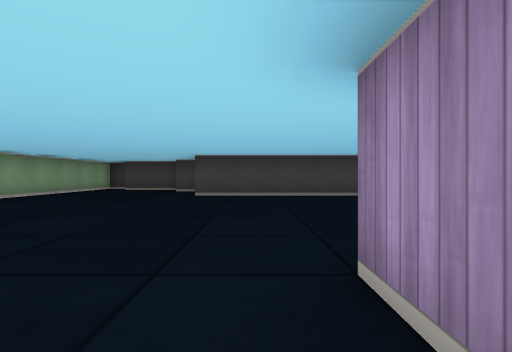
[1] (above)

22 first-person views from a walk through a cub3D level. The camera is about half as high as the walls, looks level and sees 80° across. The floor is counted in squares. Each view is taken from the middle of a square. On the plan, view 1 faces up. The plan holds only what a view shows up to about 9 squares ahead; the rest is blank.

[2]
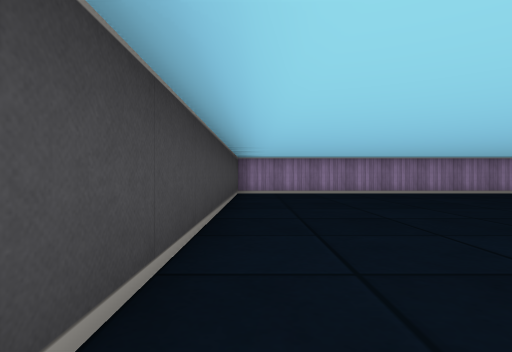

[3]
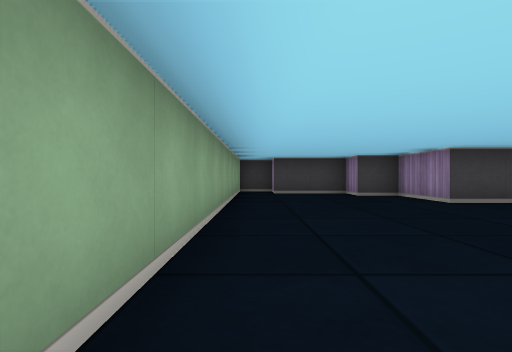

[4]
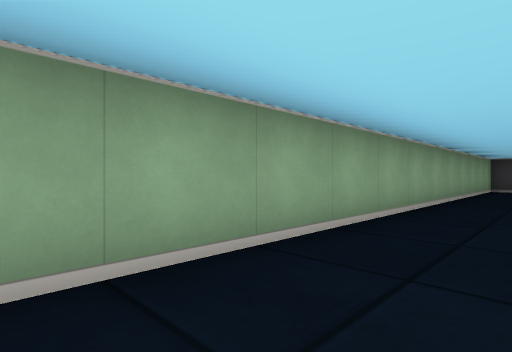

[5]
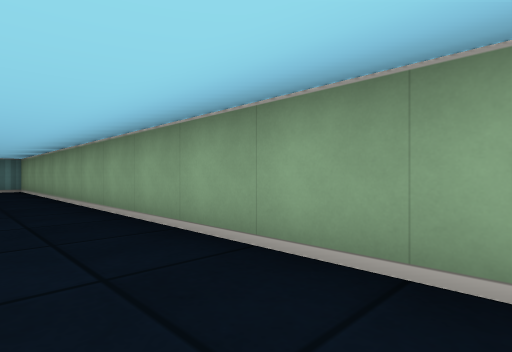

[6]
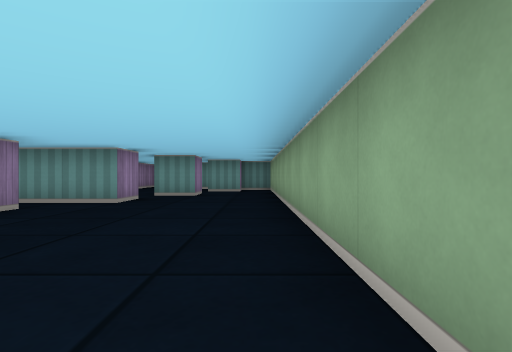

[7]
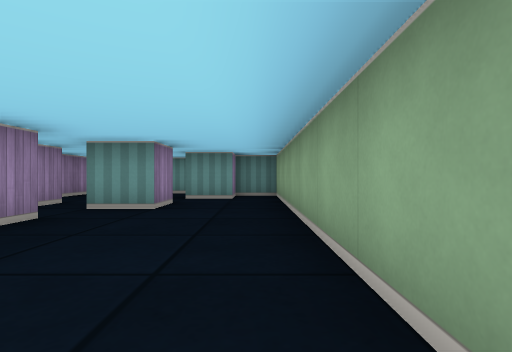

[8]
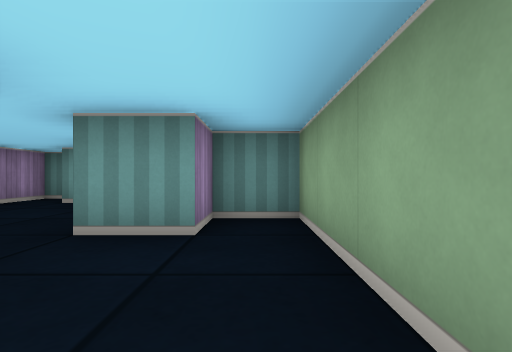

[9]
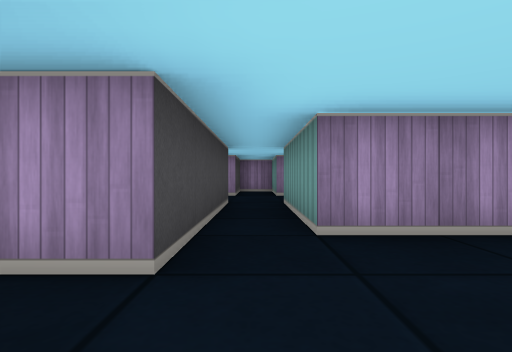

[10]
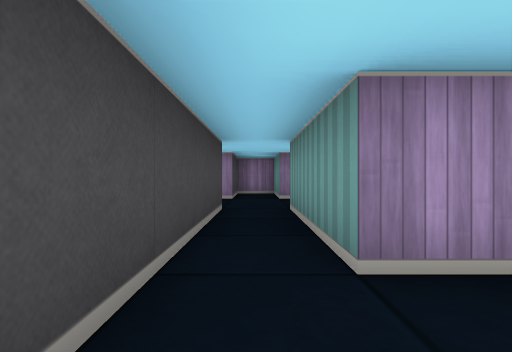

[11]
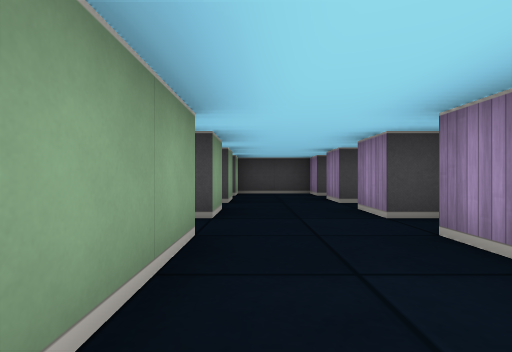

[12]
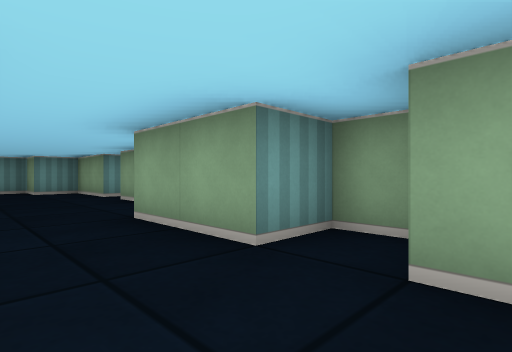

[13]
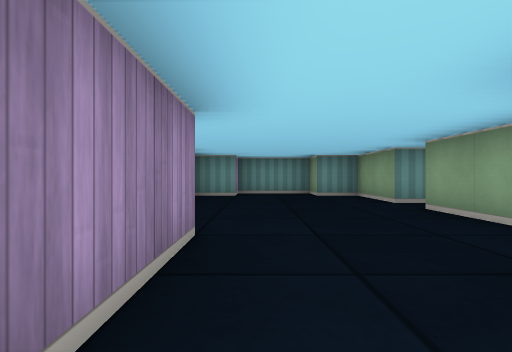

[14]
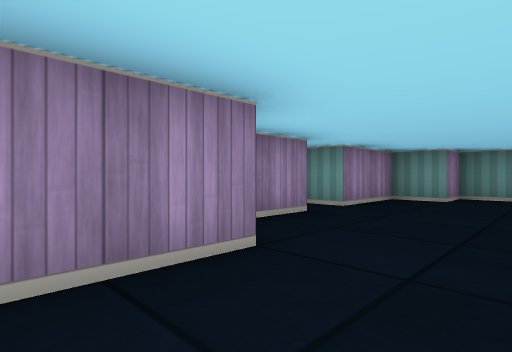

[15]
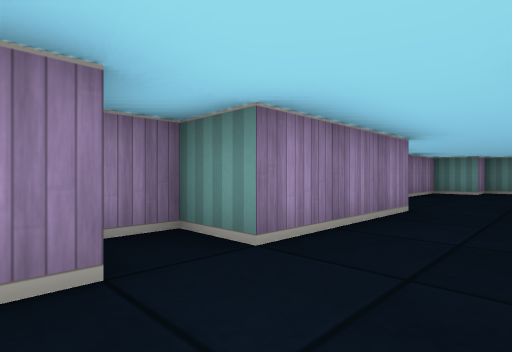

[16]
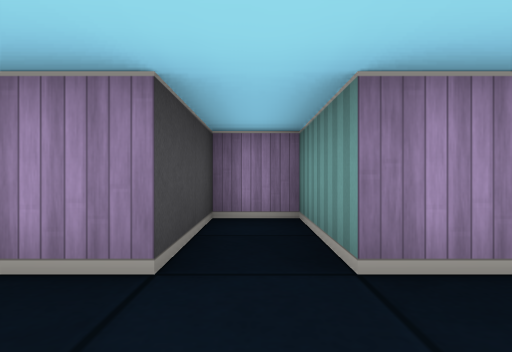

[17]
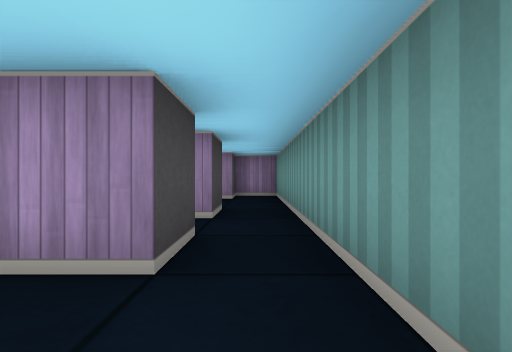

[18]
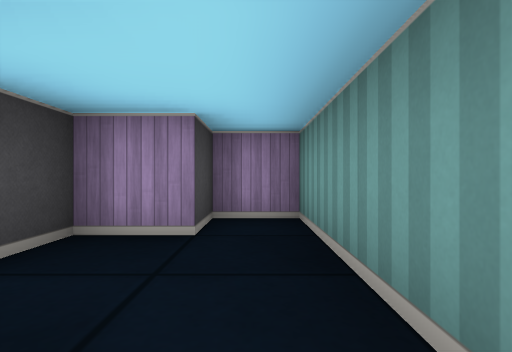

[19]
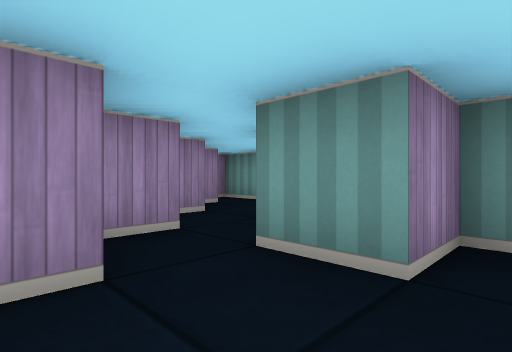

[20]
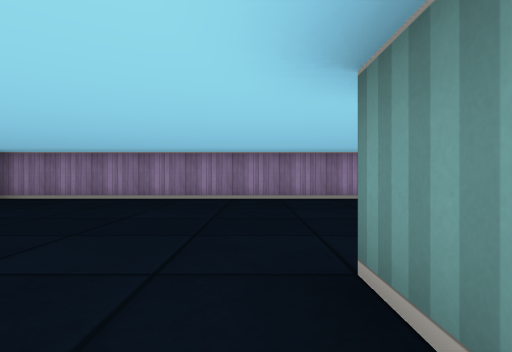

[21]
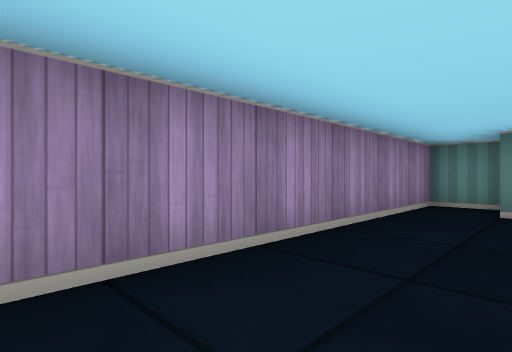

[22]
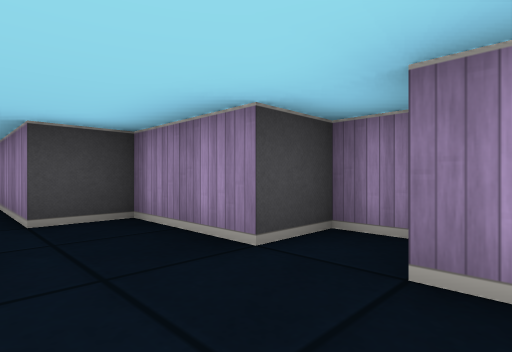

### Floor plan
Points are (right, up) in squares from view 1. A wall is a line through its corners. A room is listed if a view was taken in it or the views show most of it. See-through windows are left out.
Room 1 (views 1, 2, 3, 4, 5, 6, 7, 8, 9, 10, 17, 18, 19, 20, 21)
walls: (0.5, 0.5) (0.5, 1.5) (1.5, 1.5); (-0.5, -1.5) (-0.5, -0.5) (0.5, -0.5); (1.5, -0.5) (1.5, 0.2); (-0.5, -2.5) (-1.5, -2.5) (-1.5, -1.6); (1.5, -2.5) (0.5, -2.5); (-2.5, -4.5) (-2.5, -3.5) (1.5, -3.5); (5.5, -3.5) (6.5, -3.5) (6.5, 7.5); (-3.5, -6.5) (-3.5, -5.5) (-2.5, -5.5); (6.1, 7.5) (-1.5, 7.5) (-1.5, 9.5) (-2.5, 9.5) (-2.5, 10.5) (-4.5, 10.5); (2.5, -6.5) (-1.5, -6.5) (-1.5, -5.6); (-5.5, 11.2) (-5.5, -8.5) (-4.5, -8.5) (-4.5, -7.5) (-3.5, -7.5); (-3.1, -9.5) (-2.6, -9.5); (-0.5, -11.5) (-0.5, -7.5) (2.5, -7.5)
ways out: opening at (1, -3) to room 4; opening at (2, -7) to room 5
Room 2 (views 11, 13, 14, 22)
walls: (1.5, -14.9) (1.5, -16.5); (6.5, -17.2) (6.5, -16.5) (5.5, -16.5) (5.5, -14.5) (4.5, -14.5) (4.5, -11.5) (5.5, -11.5) (5.5, -10.8); (1.5, -17.5) (1.5, -19.5) (2.5, -19.5) (2.5, -20.5) (4.5, -20.5) (4.5, -19.5) (5.5, -19.5) (5.5, -17.5) (6.2, -17.5); (5.1, -10.5) (4.5, -10.5); (1.5, -10.8) (1.5, -11.5) (2.5, -11.5) (2.5, -13.5)
ways out: opening at (3.5, -10) to room 3; opening at (0.5, -17)
Room 3 (views 12, 15, 16)
walls: (2.5, -9.5) (2.5, -10.5); (4.5, -10.5) (4.5, -9.5) (6.5, -9.5) (6.5, -8.5) (4.5, -8.5) (4.5, -7.5); (2.5, -7.5) (2.5, -8.4)
ways out: opening at (3.5, -10) to room 2; opening at (3.5, -8) to room 5
Room 4 (no view inside)
walls: (2.5, -1.5) (2.5, -1); (1.5, -3.5) (4.5, -3.5) (4.5, -2.5) (3.5, -2.5) (3.5, -1.5) (2.8, -1.5)
ways out: opening at (1, -3) to room 1
Room 5 (no view inside)
walls: (4.5, -7.5) (6.5, -7.5) (6.5, -6.5); (2.5, -5.9) (2.5, -6.5); (6.1, -6.5) (4.5, -6.5) (4.5, -5.5) (2.5, -5.5)
ways out: opening at (2, -7) to room 1; opening at (3.5, -8) to room 3

Where each view was taken, in squares from view 1:
view 1: 0 up, 0 right, facing up
view 2: 7 up, 2 left, facing right
view 3: 2 up, 5 left, facing up
view 4: 0 up, 4 left, facing up-left
view 5: 3 up, 4 left, facing down-left
view 6: 2 up, 5 left, facing down
view 7: 1 down, 5 left, facing down
view 8: 5 down, 5 left, facing down
view 9: 7 down, 3 left, facing right
view 10: 7 down, 2 left, facing right
view 11: 14 down, 3 right, facing up
view 12: 10 down, 4 right, facing down-left
view 13: 12 down, 4 right, facing down
view 14: 13 down, 3 right, facing down-right
view 15: 10 down, 3 right, facing down-right
view 16: 9 down, 3 right, facing right
view 17: 3 down, 3 left, facing right
view 18: 3 down, 1 right, facing right
view 19: 1 up, 1 left, facing down-right
view 20: 2 up, 0 right, facing right
view 21: 2 up, 5 right, facing down-right
view 22: 18 down, 4 right, facing up-right
